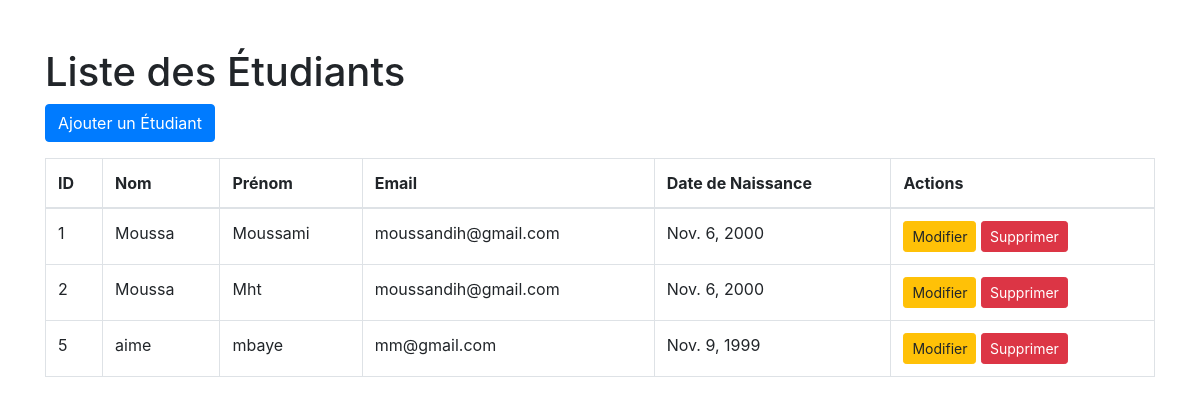
Page /etudiants/ on the earlier database version.
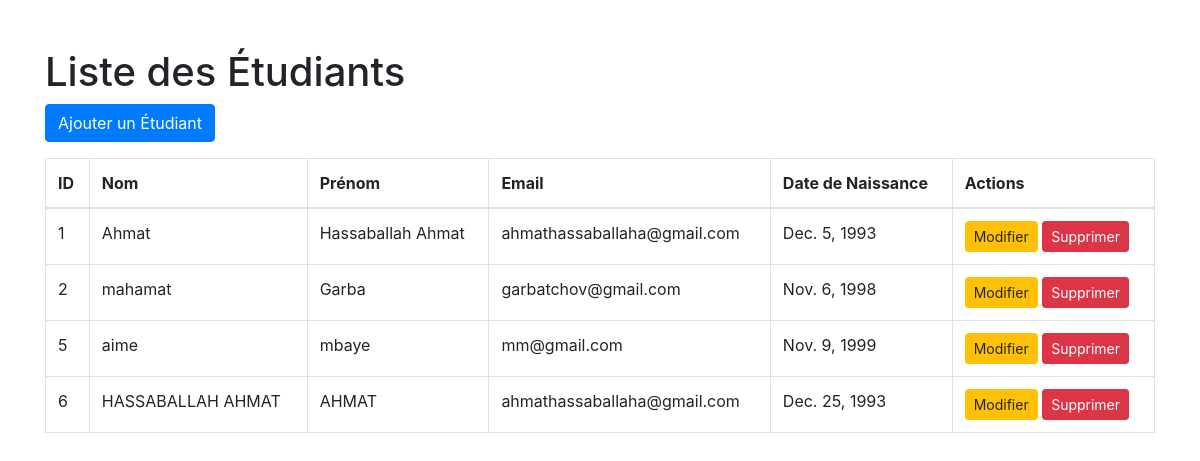
Same page on the later database version.
### etudiants/models.py (models this page shows, shortened)
class Etudiant(models.Model):
    nom = models.CharField(max_length=100)
    prenom = models.CharField(max_length=100)
    email = models.EmailField()
    date_naissance = models.DateField()

### etudiants/views.py (the view)
# urls.py: path('', views.liste_etudiants, name='liste_etudiants'),
def liste_etudiants(request):
    etudiants = Etudiant.objects.all()
    return render(request, 'etudiants/liste_etudiants.html', {'etudiants': etudiants})

### etudiants/templates/etudiants/liste_etudiants.html (shortened to what this page needs)
<!DOCTYPE html>
<html lang="fr">
<head>
    <link href="https://stackpath.bootstrapcdn.com/bootstrap/4.5.2/css/bootstrap.min.css" rel="stylesheet">
</head>
<body>
    <div class="container">
        <h1 class="mt-5">Liste des Étudiants</h1>
        <a href="{% url 'ajouter_etudiant' %}" class="btn btn-primary mb-3">Ajouter un Étudiant</a>
        <table class="table table-bordered">
            <thead>
                <tr>
                    <th>ID</th>
                    <th>Nom</th>
                    <th>Prénom</th>
                    <th>Email</th>
                    <th>Date de Naissance</th>
                    <th>Actions</th>
                </tr>
            </thead>
            <tbody>
                {% for etudiant in etudiants %}
                <tr>
                    <td>{{ etudiant.id }}</td>
                    <td>{{ etudiant.nom }}</td>
                    <td>{{ etudiant.prenom }}</td>
                    <td>{{ etudiant.email }}</td>
                    <td>{{ etudiant.date_naissance }}</td>
                    <td>
                        <a href="{% url 'modifier_etudiant' etudiant.id %}" class="btn btn-warning btn-sm">Modifier</a>
                        <a href="{% url 'supprimer_etudiant' etudiant.id %}" class="btn btn-danger btn-sm">Supprimer</a>
                    </td>
                </tr>
                {% endfor %}
            </tbody>
        </table>
    </div>
</body>
</html>

Differences in the rows shown:
changed Etudiant id 1: nom "Moussa" → "Ahmat"; prenom "Moussami" → "Hassaballah Ahmat"; email "moussandih@gmail.com" → "ahmathassaballaha@gmail.com"; date_naissance "Nov. 6, 2000" → "Dec. 5, 1993"
changed Etudiant id 2: nom "Moussa" → "mahamat"; prenom "Mht" → "Garba"; email "moussandih@gmail.com" → "garbatchov@gmail.com"; date_naissance "Nov. 6, 2000" → "Nov. 6, 1998"
added Etudiant: id "6", nom "HASSABALLAH AHMAT", prenom "AHMAT", email "ahmathassaballaha@gmail.com", date_naissance "Dec. 25, 1993"
